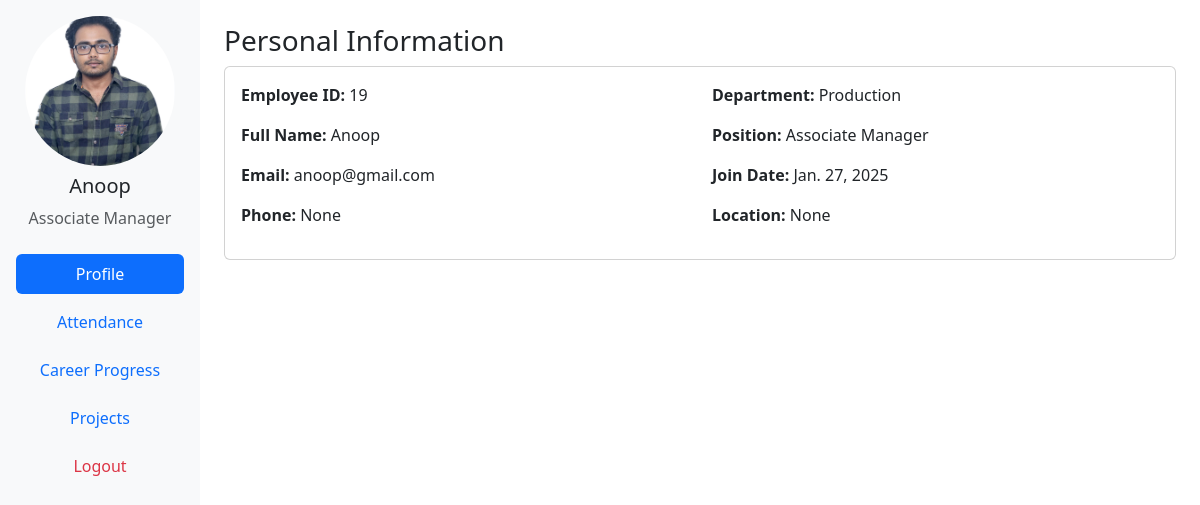
The page /Frontend/employee/ (signed in) on the database its author committed.
### Backend/models.py (models this page shows, shortened)
class Employee(models.Model):
    SHIFT_CHOICES = [
        ('day', 'Day Shift (9:30 AM - 6:00 PM)'),
        ('night', 'Night Shift (11:00 PM - 7:30 AM)'),
    ]
    name = models.CharField(max_length=100)
    UserNaMe = models.CharField(max_length=100, null=True, blank=True, default="")
    PassWoRd = models.CharField(max_length=100, null=True, blank=True, default="")
    email = models.EmailField(unique=True)
    phone = models.IntegerField(null=True,blank=True)
    department = models.ForeignKey(Department, on_delete=models.CASCADE)
    location=models.CharField(max_length=100,null=True,blank=True)
    position = models.CharField(max_length=100)
    date_joined = models.DateField()
    salary = models.IntegerField(null=True, blank=True)
    status = models.CharField(max_length=50, choices=[('active', 'Active'), ('inactive', 'Inactive')])
    shift = models.CharField(max_length=10, choices=SHIFT_CHOICES, default="day")
    image = models.ImageField(upload_to='employee_images/', null=True, blank=True)
    rotation_date = models.DateField(null=True, blank=True)
    reason = models.TextField(null=True, blank=True)

class Department(models.Model):
    name = models.CharField(max_length=100)
    description = models.TextField(blank=True, null=True)

### Frontend/views.py (the view)
# urls.py: path('employee/', views.EmployeePageView.as_view(), name='employeepage'),
class EmployeePageView(View):
    def get(self, request):
        employee_id = request.session.get("employee_id")
        if not employee_id:
            messages.error(request, "Please log in first.")
            return redirect("employee_login")
        employee = Employee.objects.get(id=employee_id)
        attendance_records = Attendance.objects.filter(employee=employee).order_by("-date")
        assigned_projects = employee.assigned_processes.all()
        return render(request, "employeeindex.html", {
            "employee": employee,
            "attendance_records": attendance_records,
            "assigned_projects": assigned_projects,
        })

### Frontend/templates/employeeindex.html (shortened to what this page needs)
<html lang="en">
<head>
    <link href="https://cdn.jsdelivr.net/npm/bootstrap@5.3.0/dist/css/bootstrap.min.css" rel="stylesheet">
</head>
<body>
    <div class="container-fluid">
        <div class="row">
            <div class="col-md-3 col-lg-2 bg-light p-3 vh-100">
                <div class="text-center mb-4">
                    <img src="{{ employee.image.url }}" alt="Employee Photo" class="profile-img mb-2">
                    <h5>{{ employee.name }}</h5>
                    <p class="text-muted">{{ employee.position }}</p>
                </div>
                <div class="nav flex-column nav-pills">
                    <button class="nav-link active mb-2" data-bs-toggle="pill" data-bs-target="#profile">Profile</button>
                    <button class="nav-link mb-2" data-bs-toggle="pill" data-bs-target="#attendance">Attendance</button>
                    <button class="nav-link mb-2" data-bs-toggle="pill" data-bs-target="#career">Career Progress</button>
                    <button class="nav-link mb-2" data-bs-toggle="pill" data-bs-target="#projects">Projects</button>
                    <button class="nav-link text-danger" data-bs-toggle="pill" onclick="location.href='{% url 'employee_logout' %}'">
                        Logout
                    </button>
                </div>
            </div>
            <div class="col-md-9 col-lg-10 p-4">
                <div class="tab-content">
                    <div class="tab-pane fade show active" id="profile">
                        <h3>Personal Information</h3>
                        <div class="card">
                            <div class="card-body">
                                <div class="row">
                                    <div class="col-md-6">
                                        <p><strong>Employee ID:</strong> {{ employee.id }}</p>
                                        <p><strong>Full Name:</strong> {{ employee.name }}</p>
                                        <p><strong>Email:</strong> {{ employee.email }}</p>
                                        <p><strong>Phone:</strong> {{ employee.phone }}</p>
                                    </div>
                                    <div class="col-md-6">
                                        <p><strong>Department:</strong> {{ employee.department.name }}</p>
                                        <p><strong>Position:</strong> {{ employee.position }}</p>
                                        <p><strong>Join Date:</strong> {{ employee.date_joined }}</p>
                                        <p><strong>Location:</strong> {{ employee.location }}</p>
                                    </div>
                                </div>
                            </div>
                        </div>
                    </div>
                </div>
            </div>
        </div>
    </div>
</body>
</html>

### Frontend/templates/employeeindex.html (style rules this page uses)
.profile-img { width: 150px; height: 150px; border-radius: 50%; object-fit: cover; }
.nav-pills .nav-link.active { background-color: #0d6efd; }

### rows shown on the page
Employee: image (picture), name "Anoop", position "Associate Manager", id "19", email "anoop@gmail.com", phone "None", department.name "Production", date_joined "Jan. 27, 2025", location "None"
